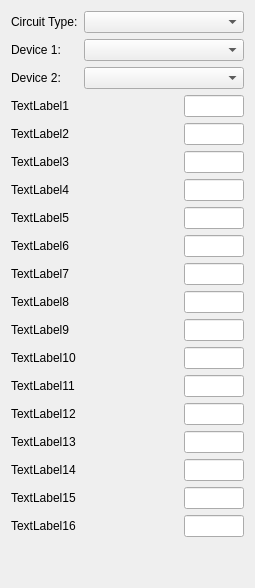
       <widget class="QWidget" name="tab">
        <attribute name="title">
         <string>Designer</string>
        </attribute>
        <layout class="QVBoxLayout" name="verticalLayout">
         <item>
          <layout class="QHBoxLayout" name="horizontalLayout_4">
           <item>
            <widget class="QLabel" name="label_3">
             <property name="sizePolicy">
              <sizepolicy hsizetype="Preferred" vsizetype="Preferred">
               <horstretch>0</horstretch>
               <verstretch>0</verstretch>
              </sizepolicy>
             </property>
             <property name="minimumSize">
              <size>
               <width>0</width>
               <height>0</height>
              </size>
             </property>
             <property name="maximumSize">
              <size>
               <width>16777215</width>
               <height>16777215</height>
              </size>
             </property>
             <property name="text">
              <string>Circuit Type:</string>
             </property>
            </widget>
           </item>
           <item>
            <widget class="QComboBox" name="circuitSelection">
             <property name="sizePolicy">
              <sizepolicy hsizetype="Fixed" vsizetype="Fixed">
               <horstretch>0</horstretch>
               <verstretch>0</verstretch>
              </sizepolicy>
             </property>
             <property name="minimumSize">
              <size>
               <width>160</width>
               <height>0</height>
              </size>
             </property>
             <property name="maximumSize">
              <size>
               <width>160</width>
               <height>16777215</height>
              </size>
             </property>
            </widget>
           </item>
          </layout>
         </item>
         <item>
          <layout class="QHBoxLayout" name="horizontalLayout_16">
           <item>
            <widget class="QLabel" name="label_4">
             <property name="text">
              <string>Device 1:</string>
             </property>
            </widget>
           </item>
           <item>
            <widget class="QComboBox" name="stdDeviceSelection">
             <property name="sizePolicy">
              <sizepolicy hsizetype="Fixed" vsizetype="Fixed">
               <horstretch>0</horstretch>
               <verstretch>0</verstretch>
              </sizepolicy>
             </property>
             <property name="minimumSize">
              <size>
               <width>160</width>
               <height>0</height>
              </size>
             </property>
             <property name="maximumSize">
              <size>
               <width>160</width>
               <height>16777215</height>
              </size>
             </property>
            </widget>
           </item>
          </layout>
         </item>
         <item>
          <layout class="QHBoxLayout" name="horizontalLayout_17">
           <item>
            <widget class="QLabel" name="label_5">
             <property name="text">
              <string>Device 2:</string>
             </property>
            </widget>
           </item>
           <item>
            <widget class="QComboBox" name="stdDeviceSelection2">
             <property name="minimumSize">
              <size>
               <width>160</width>
               <height>0</height>
              </size>
             </property>
            </widget>
           </item>
          </layout>
         </item>
         <item>
          <layout class="QHBoxLayout" name="horizontalLayout_5">
           <item>
            <widget class="QLabel" name="cir1Label">
             <property name="text">
              <string>TextLabel1</string>
             </property>
            </widget>
           </item>
           <item>
            <widget class="QLineEdit" name="cir1Value">
             <property name="sizePolicy">
              <sizepolicy hsizetype="Fixed" vsizetype="Fixed">
               <horstretch>0</horstretch>
               <verstretch>0</verstretch>
              </sizepolicy>
             </property>
             <property name="minimumSize">
              <size>
               <width>60</width>
               <height>0</height>
              </size>
             </property>
             <property name="maximumSize">
              <size>
               <width>60</width>
               <height>16777215</height>
              </size>
             </property>
            </widget>
           </item>
          </layout>
         </item>
         <item>
          <layout class="QHBoxLayout" name="horizontalLayout_6">
           <item>
            <widget class="QLabel" name="cir2Label">
             <property name="text">
              <string>TextLabel2</string>
             </property>
            </widget>
           </item>
           <item>
            <widget class="QLineEdit" name="cir2Value">
             <property name="sizePolicy">
              <sizepolicy hsizetype="Fixed" vsizetype="Fixed">
               <horstretch>0</horstretch>
               <verstretch>0</verstretch>
              </sizepolicy>
             </property>
             <property name="minimumSize">
              <size>
               <width>60</width>
               <height>0</height>
              </size>
             </property>
             <property name="maximumSize">
              <size>
               <width>60</width>
               <height>16777215</height>
              </size>
             </property>
            </widget>
           </item>
          </layout>
         </item>
         <item>
          <layout class="QHBoxLayout" name="horizontalLayout_7">
           <item>
            <widget class="QLabel" name="cir3Label">
             <property name="text">
              <string>TextLabel3</string>
             </property>
            </widget>
           </item>
           <item>
            <widget class="QLineEdit" name="cir3Value">
             <property name="sizePolicy">
              <sizepolicy hsizetype="Fixed" vsizetype="Fixed">
               <horstretch>0</horstretch>
               <verstretch>0</verstretch>
              </sizepolicy>
             </property>
             <property name="minimumSize">
              <size>
               <width>60</width>
               <height>0</height>
              </size>
             </property>
             <property name="maximumSize">
              <size>
               <width>60</width>
               <height>16777215</height>
              </size>
             </property>
            </widget>
           </item>
          </layout>
         </item>
         <item>
          <layout class="QHBoxLayout" name="horizontalLayout_8">
           <item>
            <widget class="QLabel" name="cir4Label">
             <property name="text">
              <string>TextLabel4</string>
             </property>
            </widget>
           </item>
           <item>
            <widget class="QLineEdit" name="cir4Value">
             <property name="sizePolicy">
              <sizepolicy hsizetype="Fixed" vsizetype="Fixed">
               <horstretch>0</horstretch>
               <verstretch>0</verstretch>
              </sizepolicy>
             </property>
             <property name="minimumSize">
              <size>
               <width>60</width>
               <height>0</height>
              </size>
             </property>
             <property name="maximumSize">
              <size>
               <width>60</width>
               <height>16777215</height>
              </size>
             </property>
            </widget>
           </item>
          </layout>
         </item>
         <item>
          <layout class="QHBoxLayout" name="horizontalLayout_10">
           <item>
            <widget class="QLabel" name="cir5Label">
             <property name="text">
              <string>TextLabel5</string>
             </property>
            </widget>
           </item>
           <item>
            <widget class="QLineEdit" name="cir5Value">
             <property name="sizePolicy">
              <sizepolicy hsizetype="Fixed" vsizetype="Fixed">
               <horstretch>0</horstretch>
               <verstretch>0</verstretch>
              </sizepolicy>
             </property>
             <property name="minimumSize">
              <size>
               <width>60</width>
               <height>0</height>
              </size>
             </property>
             <property name="maximumSize">
              <size>
               <width>60</width>
               <height>16777215</height>
              </size>
             </property>
            </widget>
           </item>
          </layout>
         </item>
         <item>
          <layout class="QHBoxLayout" name="horizontalLayout_12">
           <item>
            <widget class="QLabel" name="cir6Label">
             <property name="text">
              <string>TextLabel6</string>
             </property>
            </widget>
           </item>
           <item>
            <widget class="QLineEdit" name="cir6Value">
             <property name="sizePolicy">
              <sizepolicy hsizetype="Fixed" vsizetype="Fixed">
               <horstretch>0</horstretch>
               <verstretch>0</verstretch>
              </sizepolicy>
             </property>
             <property name="minimumSize">
              <size>
               <width>60</width>
               <height>0</height>
              </size>
             </property>
             <property name="maximumSize">
              <size>
               <width>60</width>
               <height>16777215</height>
              </size>
             </property>
            </widget>
           </item>
          </layout>
         </item>
         <item>
          <layout class="QHBoxLayout" name="horizontalLayout_13">
           <item>
            <widget class="QLabel" name="cir7Label">
             <property name="text">
              <string>TextLabel7</string>
             </property>
            </widget>
           </item>
           <item>
            <widget class="QLineEdit" name="cir7Value">
             <property name="sizePolicy">
              <sizepolicy hsizetype="Fixed" vsizetype="Fixed">
               <horstretch>0</horstretch>
               <verstretch>0</verstretch>
              </sizepolicy>
             </property>
             <property name="minimumSize">
              <size>
               <width>60</width>
               <height>0</height>
              </size>
             </property>
             <property name="maximumSize">
              <size>
               <width>60</width>
               <height>16777215</height>
              </size>
             </property>
            </widget>
           </item>
          </layout>
         </item>
         <item>
          <layout class="QHBoxLayout" name="horizontalLayout_11">
           <item>
            <widget class="QLabel" name="cir8Label">
             <property name="sizePolicy">
              <sizepolicy hsizetype="Expanding" vsizetype="Preferred">
               <horstretch>0</horstretch>
               <verstretch>0</verstretch>
              </sizepolicy>
             </property>
             <property name="text">
              <string>TextLabel8</string>
             </property>
            </widget>
           </item>
           <item>
            <widget class="QLineEdit" name="cir8Value">
             <property name="sizePolicy">
              <sizepolicy hsizetype="Fixed" vsizetype="Fixed">
               <horstretch>0</horstretch>
               <verstretch>0</verstretch>
              </sizepolicy>
             </property>
             <property name="minimumSize">
              <size>
               <width>60</width>
               <height>0</height>
              </size>
             </property>
             <property name="maximumSize">
              <size>
               <width>60</width>
               <height>16777215</height>
              </size>
             </property>
            </widget>
           </item>
          </layout>
         </item>
         <item>
          <layout class="QHBoxLayout" name="horizontalLayout_14">
           <item>
            <widget class="QLabel" name="cir9Label">
             <property name="sizePolicy">
              <sizepolicy hsizetype="Expanding" vsizetype="Preferred">
               <horstretch>0</horstretch>
               <verstretch>0</verstretch>
              </sizepolicy>
             </property>
             <property name="text">
              <string>TextLabel9</string>
             </property>
            </widget>
           </item>
           <item>
            <widget class="QLineEdit" name="cir9Value">
             <property name="maximumSize">
              <size>
               <width>60</width>
               <height>16777215</height>
              </size>
             </property>
            </widget>
           </item>
          </layout>
         </item>
         <item>
          <layout class="QHBoxLayout" name="horizontalLayout_15">
           <item>
            <widget class="QLabel" name="cir10Label">
             <property name="sizePolicy">
              <sizepolicy hsizetype="Expanding" vsizetype="Preferred">
               <horstretch>0</horstretch>
               <verstretch>0</verstretch>
              </sizepolicy>
             </property>
             <property name="text">
              <string>TextLabel10</string>
             </property>
            </widget>
           </item>
           <item>
            <widget class="QLineEdit" name="cir10Value">
             <property name="maximumSize">
              <size>
               <width>60</width>
               <height>16777215</height>
              </size>
             </property>
            </widget>
           </item>
          </layout>
         </item>
         <item>
          <layout class="QHBoxLayout" name="horizontalLayout_18">
           <item>
            <widget class="QLabel" name="cir11Label">
             <property name="sizePolicy">
              <sizepolicy hsizetype="Expanding" vsizetype="Preferred">
               <horstretch>0</horstretch>
               <verstretch>0</verstretch>
              </sizepolicy>
             </property>
             <property name="text">
              <string>TextLabel11</string>
             </property>
            </widget>
           </item>
           <item>
            <widget class="QLineEdit" name="cir11Value">
             <property name="maximumSize">
              <size>
               <width>60</width>
               <height>16777215</height>
              </size>
             </property>
            </widget>
           </item>
          </layout>
         </item>
         <item>
          <layout class="QHBoxLayout" name="horizontalLayout_19">
           <item>
            <widget class="QLabel" name="cir12Label">
             <property name="sizePolicy">
              <sizepolicy hsizetype="Expanding" vsizetype="Preferred">
               <horstretch>0</horstretch>
               <verstretch>0</verstretch>
              </sizepolicy>
             </property>
             <property name="text">
              <string>TextLabel12</string>
             </property>
            </widget>
           </item>
           <item>
            <widget class="QLineEdit" name="cir12Value">
             <property name="maximumSize">
              <size>
               <width>60</width>
               <height>16777215</height>
              </size>
             </property>
            </widget>
           </item>
          </layout>
         </item>
         <item>
          <layout class="QHBoxLayout" name="horizontalLayout_20">
           <item>
            <widget class="QLabel" name="cir13Label">
             <property name="text">
              <string>TextLabel13</string>
             </property>
            </widget>
           </item>
           <item>
            <widget class="QLineEdit" name="cir13Value">
             <property name="maximumSize">
              <size>
               <width>60</width>
               <height>16777215</height>
              </size>
             </property>
            </widget>
           </item>
          </layout>
         </item>
         <item>
          <layout class="QHBoxLayout" name="horizontalLayout_21">
           <item>
            <widget class="QLabel" name="cir14Label">
             <property name="text">
              <string>TextLabel14</string>
             </property>
            </widget>
           </item>
           <item>
            <widget class="QLineEdit" name="cir14Value">
             <property name="maximumSize">
              <size>
               <width>60</width>
               <height>16777215</height>
              </size>
             </property>
            </widget>
           </item>
          </layout>
         </item>
         <item>
          <layout class="QHBoxLayout" name="horizontalLayout_22">
           <item>
            <widget class="QLabel" name="cir15Label">
             <property name="text">
              <string>TextLabel15</string>
             </property>
            </widget>
           </item>
           <item>
            <widget class="QLineEdit" name="cir15Value">
             <property name="maximumSize">
              <size>
               <width>60</width>
               <height>16777215</height>
              </size>
             </property>
            </widget>
           </item>
          </layout>
         </item>
         <item>
          <layout class="QHBoxLayout" name="horizontalLayout_23">
           <item>
            <widget class="QLabel" name="cir16Label">
             <property name="text">
              <string>TextLabel16</string>
             </property>
            </widget>
           </item>
           <item>
            <widget class="QLineEdit" name="cir16Value">
             <property name="maximumSize">
              <size>
               <width>60</width>
               <height>16777215</height>
              </size>
             </property>
            </widget>
           </item>
          </layout>
         </item>
         <item>
          <spacer name="verticalSpacer">
           <property name="orientation">
            <enum>Qt::Vertical</enum>
           </property>
           <property name="sizeHint" stdset="0">
            <size>
             <width>20</width>
             <height>40</height>
            </size>
           </property>
          </spacer>
         </item>
        </layout>
       </widget>
